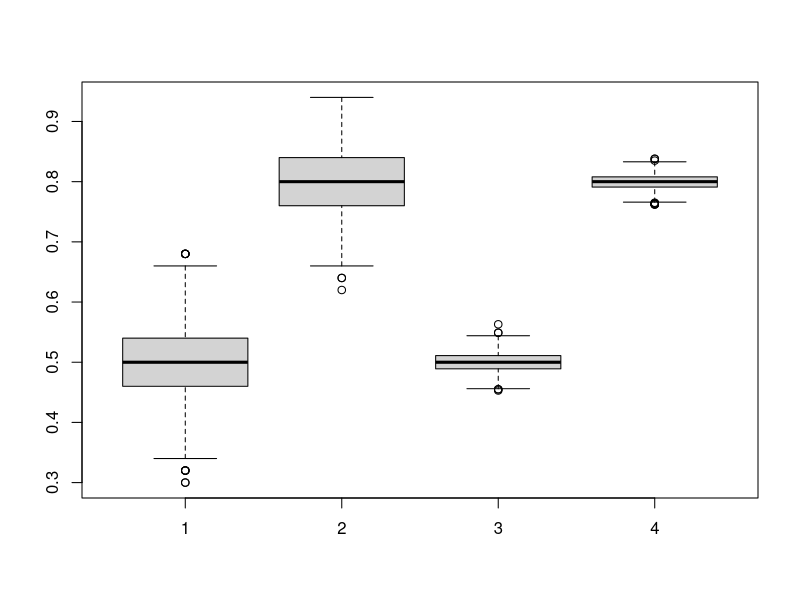
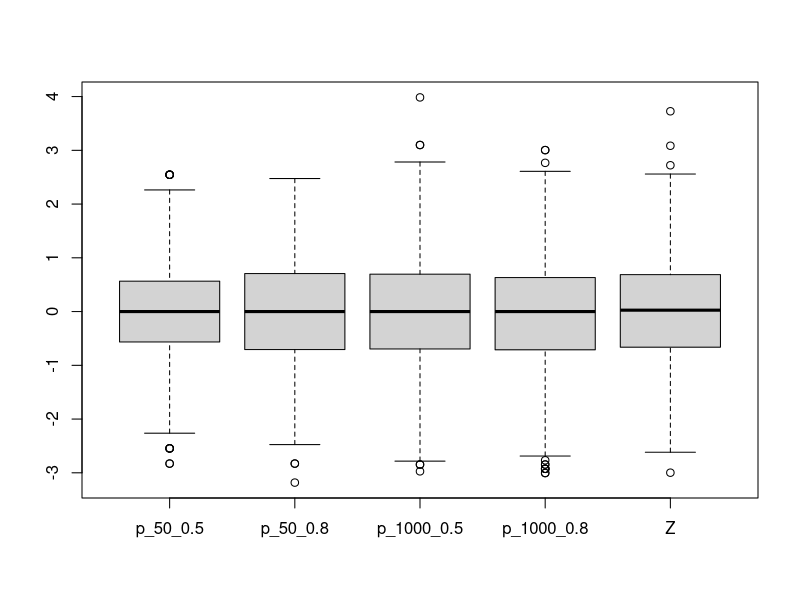

The R source for these figures, in order:
nrep <- 1000
p_50_0.5 <- rbinom(nrep, size = 50, prob = 0.5) / 50
p_50_0.8 <- rbinom(nrep, size = 50, prob = 0.8) / 50
p_1000_0.5 <- rbinom(nrep, size = 1000, prob = 0.5) / 1000
p_1000_0.8 <- rbinom(nrep, size = 1000, prob = 0.8) / 1000

boxplot(list(p_50_0.5, p_50_0.8, p_1000_0.5, p_1000_0.8))


boxplot(list(p_50_0.5 = sqrt(50) * (p_50_0.5 - 0.5) / sqrt(0.5 * 0.5),
             p_50_0.8 = sqrt(50) * (p_50_0.8 - 0.8) / sqrt(0.8 * 0.2),
             p_1000_0.5 = sqrt(1000) * (p_1000_0.5 - 0.5) / sqrt(0.5 * 0.5),
             p_1000_0.8 = sqrt(1000) * (p_1000_0.8 - 0.8) / sqrt(0.8 * 0.2),
             Z = rnorm(nrep)))
